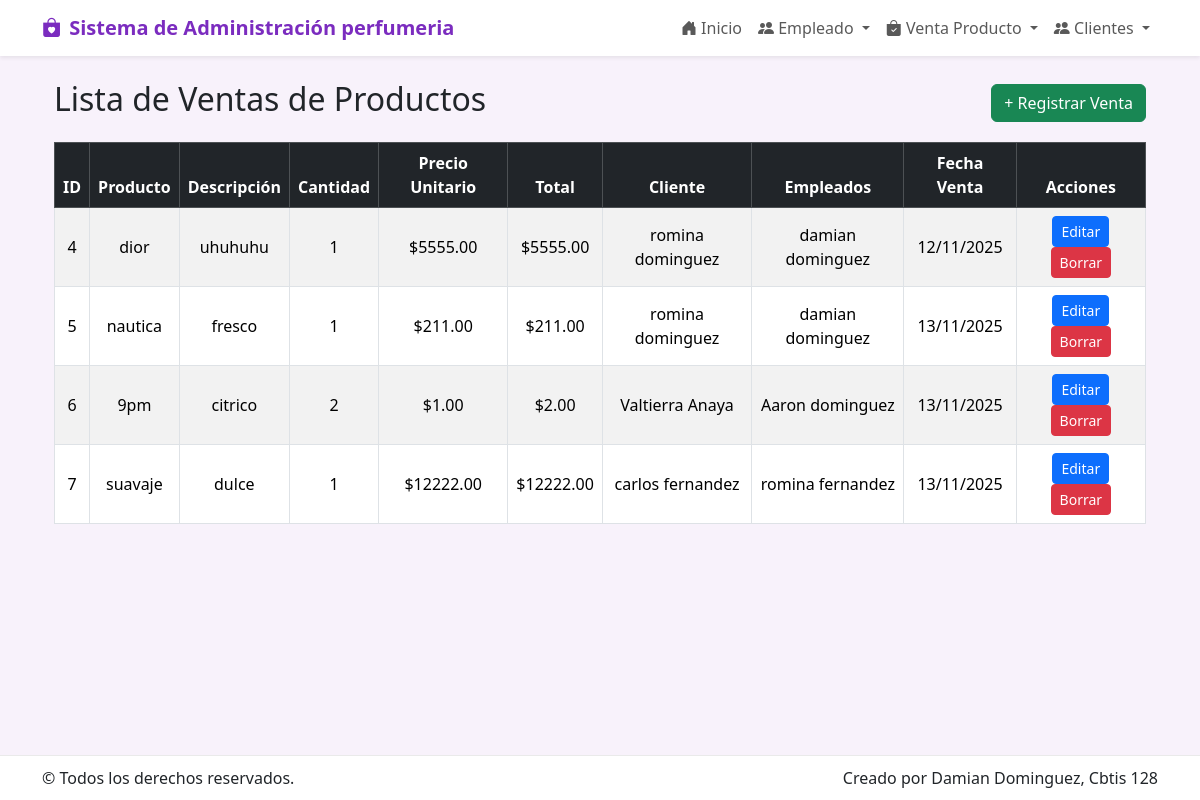
The page /venta_producto/ on the database its author committed.
### app_perfumeria/models.py (models this page shows, shortened)
class VentaProducto(models.Model):
    nombre_producto = models.CharField(max_length=150)
    descripcion = models.TextField(blank=True, null=True)
    cantidad = models.PositiveIntegerField(default=1)
    precio_unitario = models.DecimalField(max_digits=10, decimal_places=2)
    total = models.DecimalField(max_digits=10, decimal_places=2, blank=True, null=True)
    fecha_venta = models.DateField(auto_now_add=True)
    cliente = models.ForeignKey(Cliente, on_delete=models.CASCADE, related_name='ventas')
    empleados = models.ManyToManyField(Empleado, related_name='ventas_asociadas')

class Cliente(models.Model):
    nombre = models.CharField(max_length=100)
    apellido = models.CharField(max_length=100)
    telefono = models.CharField(max_length=20, blank=True, null=True)
    email = models.EmailField(blank=True, null=True)
    direccion = models.CharField(max_length=250, blank=True, null=True)
    fecha_registro = models.DateField(auto_now_add=True)
    empleado = models.ForeignKey(
        Empleado, on_delete=models.SET_NULL, blank=True, null=True, related_name='clientes_atendidos'
    )
    activo = models.BooleanField(default=True)

class Empleado(models.Model):
    nombre = models.CharField(max_length=100)
    apellido = models.CharField(max_length=100)
    puesto = models.CharField(max_length=100)
    telefono = models.CharField(max_length=20, blank=True, null=True)
    email = models.EmailField(blank=True, null=True)
    fecha_nacimiento = models.DateField(blank=True, null=True)        # Campo editable
    fecha_contratacion = models.DateField(blank=True, null=True)      # Campo editable
    activo = models.BooleanField(default=True)

### app_perfumeria/views.py (the view)
# urls.py: path('venta_producto/', views.ver_venta_producto, name='ver_venta_producto'),
def ver_venta_producto(request):
    ventas = VentaProducto.objects.all()
    return render(request, 'venta/ver_venta.html', {'ventas': ventas})

### app_perfumeria/templates/venta/ver_venta.html (shortened to what this page needs)
{% extends 'base.html' %}
{% block content %}
<div class="container mt-4">
  <div class="d-flex justify-content-between align-items-center mb-3">
    <h2>Lista de Ventas de Productos</h2>
    <a href="{% url 'agregar_venta_producto' %}" class="btn btn-success">+ Registrar Venta</a>
  </div>
  <div class="table-responsive">
    <table class="table table-bordered table-striped align-middle">
      <thead class="table-dark text-center">
        <tr>
          <th>ID</th>
          <th>Producto</th>
          <th>Descripción</th>
          <th>Cantidad</th>
          <th>Precio Unitario</th>
          <th>Total</th>
          <th>Cliente</th>
          <th>Empleados</th>
          <th>Fecha Venta</th>
          <th>Acciones</th>
        </tr>
      </thead>
      <tbody class="text-center">
        {% for venta in ventas %}
        <tr>
          <td>{{ venta.id }}</td>
          <td>{{ venta.nombre_producto }}</td>
          <td>{{ venta.descripcion|default:"-" }}</td>
          <td>{{ venta.cantidad }}</td>
          <td>${{ venta.precio_unitario }}</td>
          <td>${{ venta.total }}</td>
          <td>{{ venta.cliente.nombre }} {{ venta.cliente.apellido }}</td>
          <td>
            {% if venta.empleados.all %}
              <ul class="list-unstyled mb-0">
                {% for emp in venta.empleados.all %}
                  <li>{{ emp.nombre }} {{ emp.apellido }}</li>
                {% endfor %}
              </ul>
            {% else %}
              -
            {% endif %}
          </td>
          <td>{{ venta.fecha_venta|date:"d/m/Y" }}</td>
          <td>
            <a href="{% url 'actualizar_venta_producto' venta.id %}" class="btn btn-sm btn-primary">Editar</a>
            <a href="{% url 'borrar_venta_producto' venta.id %}" class="btn btn-sm btn-danger">Borrar</a>
          </td>
        </tr>
        {% empty %}
        <tr>
          <td colspan="10" class="text-center">No hay ventas registradas.</td>
        </tr>
        {% endfor %}
      </tbody>
    </table>
  </div>
</div>
{% endblock %}

### app_perfumeria/templates/base.html (style rules this page uses)
:root { --morado: #7b2cbf; --rosa: #ff6bcb; --suave: #f8f2fb; }
body { background: var(--suave); }

### rows shown on the page
VentaProducto: id "4", nombre_producto "dior", descripcion "uhuhuhu", cantidad "1", precio_unitario "5555.00", total "5555.00", cliente.nombre "romina", cliente.apellido "dominguez", fecha_venta "12/11/2025"
Empleado: nombre "damian", apellido "dominguez"
VentaProducto: id "5", nombre_producto "nautica", descripcion "fresco", cantidad "1", precio_unitario "211.00", total "211.00", cliente.nombre "romina", cliente.apellido "dominguez", fecha_venta "13/11/2025"
VentaProducto: id "6", nombre_producto "9pm", descripcion "citrico", cantidad "2", precio_unitario "1.00", total "2.00", cliente.nombre "Valtierra", cliente.apellido "Anaya", fecha_venta "13/11/2025"
Empleado: nombre "Aaron", apellido "dominguez"
VentaProducto: id "7", nombre_producto "suavaje", descripcion "dulce", cantidad "1", precio_unitario "12222.00", total "12222.00", cliente.nombre "carlos", cliente.apellido "fernandez", fecha_venta "13/11/2025"
Empleado: nombre "romina", apellido "fernandez"
